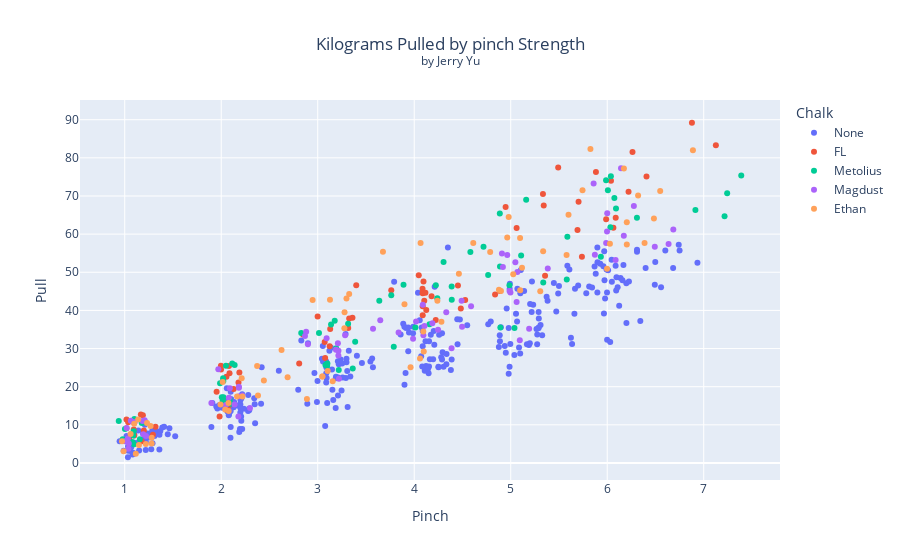

Notebook code cell kept with this figure:
### Code cell
# Now Split by Some of Our Explanatory and Nuisance Variables
byChalk = px.scatter(Chalk, x = "Pinch", y = "Pull", color = "Chalk", title = "Kilograms Pulled by pinch Strength")
byChalk.update_layout(
    title = {
        "text":"Kilograms Pulled by pinch Strength<br><sup>by Jerry Yu</sub>",
        "x":0.5,
        "xanchor":"center",
        "yanchor":"top"
    }
)
byChalk.show()

# Very Nice Separation, normalization probably not needed
